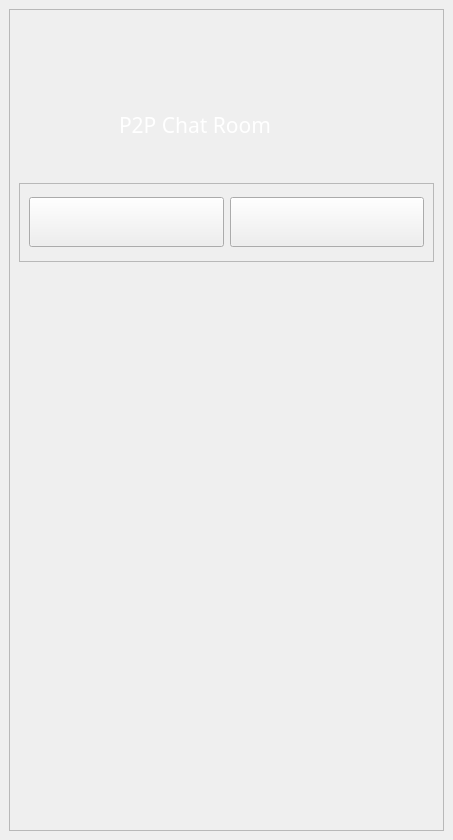
<?xml version="1.0" encoding="UTF-8"?>
<ui version="4.0">
 <class>MainWindow</class>
 <widget class="QMainWindow" name="MainWindow">
  <property name="geometry">
   <rect>
    <x>0</x>
    <y>0</y>
    <width>453</width>
    <height>840</height>
   </rect>
  </property>
  <property name="windowTitle">
   <string>MainWindow</string>
  </property>
  <widget class="QWidget" name="centralwidget">
   <layout class="QHBoxLayout" name="horizontalLayout">
    <item>
     <widget class="QFrame" name="frame">
      <property name="styleSheet">
       <string notr="true">#frame{
	background-image: url(./designer/2.png);
}</string>
      </property>
      <property name="frameShape">
       <enum>QFrame::StyledPanel</enum>
      </property>
      <property name="frameShadow">
       <enum>QFrame::Raised</enum>
      </property>
      <layout class="QVBoxLayout" name="verticalLayout">
       <item>
        <widget class="QWidget" name="widget" native="true">
         <property name="sizePolicy">
          <sizepolicy hsizetype="Preferred" vsizetype="Expanding">
           <horstretch>0</horstretch>
           <verstretch>2</verstretch>
          </sizepolicy>
         </property>
         <property name="styleSheet">
          <string notr="true">#widget{
	background-color:rgba(24, 23, 23, 0)
}</string>
         </property>
         <widget class="QLabel" name="label">
          <property name="geometry">
           <rect>
            <x>160</x>
            <y>0</y>
            <width>81</width>
            <height>81</height>
           </rect>
          </property>
          <property name="text">
           <string/>
          </property>
          <property name="pixmap">
           <pixmap>designer/gg.png</pixmap>
          </property>
          <property name="scaledContents">
           <bool>true</bool>
          </property>
         </widget>
         <widget class="QLabel" name="label_2">
          <property name="geometry">
           <rect>
            <x>100</x>
            <y>90</y>
            <width>211</width>
            <height>31</height>
           </rect>
          </property>
          <property name="font">
           <font>
            <family>Algerian</family>
            <pointsize>16</pointsize>
           </font>
          </property>
          <property name="styleSheet">
           <string notr="true">#label_2{
	color: white;
}</string>
          </property>
          <property name="text">
           <string>P2P Chat Room</string>
          </property>
          <property name="textFormat">
           <enum>Qt::MarkdownText</enum>
          </property>
         </widget>
        </widget>
       </item>
       <item>
        <widget class="QFrame" name="frame_2">
         <property name="sizePolicy">
          <sizepolicy hsizetype="Preferred" vsizetype="Expanding">
           <horstretch>0</horstretch>
           <verstretch>1</verstretch>
          </sizepolicy>
         </property>
         <property name="frameShape">
          <enum>QFrame::StyledPanel</enum>
         </property>
         <property name="frameShadow">
          <enum>QFrame::Raised</enum>
         </property>
         <layout class="QHBoxLayout" name="horizontalLayout_2">
          <item>
           <widget class="QPushButton" name="pushButton">
            <property name="minimumSize">
             <size>
              <width>40</width>
              <height>50</height>
             </size>
            </property>
            <property name="styleSheet">
             <string notr="true">#pushButton{
	background-image: url(./designer/1.png);
}
#pushButton:hover {
    background-color:rgb(71, 68, 68);
}
#pushButton:pressed {
    background-color: #CCCCCC;
}</string>
            </property>
            <property name="text">
             <string/>
            </property>
            <property name="icon">
             <iconset>
              <normaloff>designer/plus-solid.svg</normaloff>designer/plus-solid.svg</iconset>
            </property>
            <property name="iconSize">
             <size>
              <width>20</width>
              <height>40</height>
             </size>
            </property>
           </widget>
          </item>
          <item>
           <widget class="QPushButton" name="pushButton_2">
            <property name="minimumSize">
             <size>
              <width>40</width>
              <height>50</height>
             </size>
            </property>
            <property name="styleSheet">
             <string notr="true">#pushButton_2{
	background-image: url(./designer/1.png);
}
#pushButton_2:hover {
    background-color:rgb(71, 68, 68);
}
#pushButton_2:pressed {
    background-color: #CCCCCC;
}</string>
            </property>
            <property name="text">
             <string/>
            </property>
            <property name="icon">
             <iconset>
              <normaloff>designer/arrows-rotate-solid.svg</normaloff>designer/arrows-rotate-solid.svg</iconset>
            </property>
           </widget>
          </item>
         </layout>
        </widget>
       </item>
       <item>
        <widget class="QListWidget" name="listWidget">
         <property name="sizePolicy">
          <sizepolicy hsizetype="Expanding" vsizetype="Expanding">
           <horstretch>0</horstretch>
           <verstretch>7</verstretch>
          </sizepolicy>
         </property>
         <property name="styleSheet">
          <string notr="true">QListWidget {
	font: 13pt &quot;Cooper Black&quot;;
	background-color:rgba(255, 255, 255,0);
	border: none;
}

QListWidget::item {
	color: white;  
}

QListWidget::item:selected {
    background-color:rgb(29, 28, 28);
	border: 1px solid white; 
	border-radius: 22px;

}

QListWidget::item:hover { 
    color: rgb(61, 56, 55);
}

QListView::item {
    height: 50px;
	border: 1px solid white; 
	border-radius: 22px;
}</string>
         </property>
         <property name="editTriggers">
          <set>QAbstractItemView::DoubleClicked|QAbstractItemView::EditKeyPressed|QAbstractItemView::SelectedClicked</set>
         </property>
         <property name="resizeMode">
          <enum>QListView::Adjust</enum>
         </property>
         <property name="gridSize">
          <size>
           <width>60</width>
           <height>60</height>
          </size>
         </property>
        </widget>
       </item>
      </layout>
     </widget>
    </item>
   </layout>
  </widget>
 </widget>
 <resources/>
 <connections/>
</ui>
